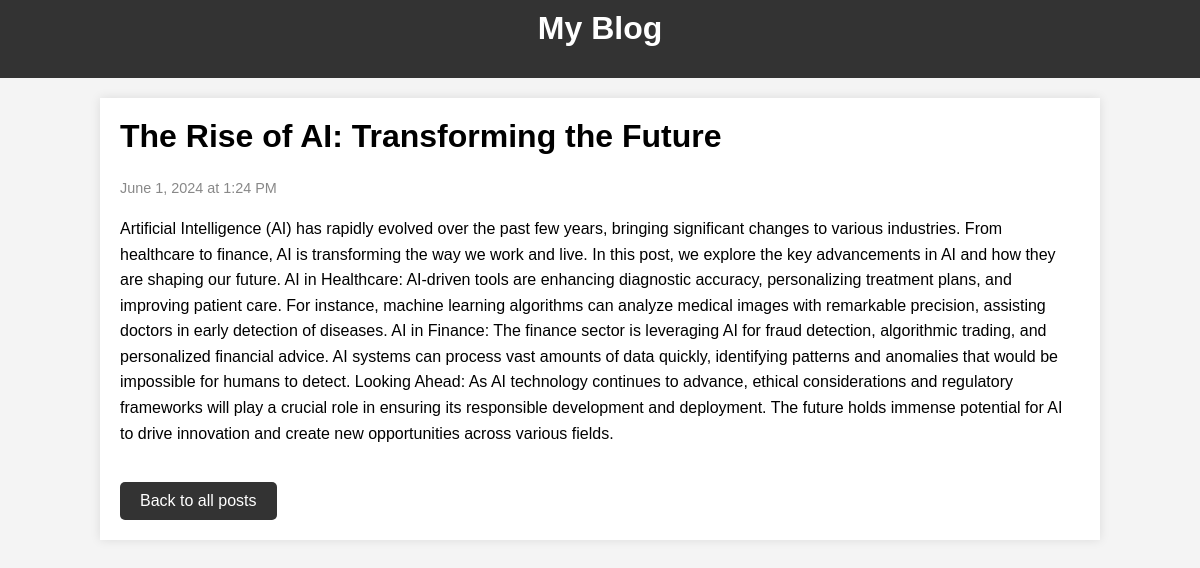
/post/1, run on the app's committed database.
### posts/models.py (models this page shows)
class Post(models.Model):
    title = models.CharField(max_length=100)
    date = models.DateTimeField(default=datetime.now,blank=True)
    content = models.TextField()

### posts/views.py (the view)
# urls.py: path('post/<int:id>',views.post,name='post')
def post(request,id):
    post = get_object_or_404(Post,id=id)
    return render(request,'post.html',{'post':post})

### template/post.html (shortened to what this page needs)
<!DOCTYPE html>
<html lang="en">
<head>
</head>
<body>
    <header>
        <h1>My Blog</h1>
    </header>
    <div class="container">
        <h1>{{ post.title }}</h1>
        <p class="datetime">{{ post.date|date:"F j, Y" }} at {{ post.date|date:"g:i A" }}</p>
        <p>{{ post.content }}</p>
        <a href="{% url 'index' %}">Back to all posts</a>
    </div>
</body>
</html>

### template/post.html (style rules this page uses)
body { font-family: Arial, sans-serif; margin: 0; padding: 0; background-color: #f4f4f4; }
header { background-color: #333; color: #fff; padding: 10px 0; text-align: center; }
.container { width: 80%; margin: 0 auto; background: #fff; padding: 20px; box-shadow: 0 0 10px rgba(0, 0, 0, 0.1); margin-top: 20px; }
h1 { margin-top: 0; }
.datetime { color: #888; font-size: 0.9em; margin-bottom: 10px; }
p { line-height: 1.6; }
a { display: inline-block; margin-top: 20px; text-decoration: none; color: #fff; background-color: #333; padding: 10px 20px; border-radius: 5px; transition: background-color 0.3s ease; }

### data on the page
Post: title "The Rise of AI: Transforming the Future", date "June 1, 2024", date "1:24 PM", content "Artificial Intelligence (AI) has rapidly evolved over the past few years, bringing significant changes to various industries. From healthcare to finance, AI is transforming the way we work and live. In this post, we explore the key advancements in AI and how they are shaping our future. AI in Healthcare: AI-driven tools are enhancing diagnostic accuracy, personalizing treatment plans, and improving patient care. For instance, machine learning algorithms can analyze medical images with remarkable precision, assisting doctors in early detection of diseases. AI in Finance: The finance sector is leveraging AI for fraud detection, algorithmic trading, and personalized financial advice. AI…"
